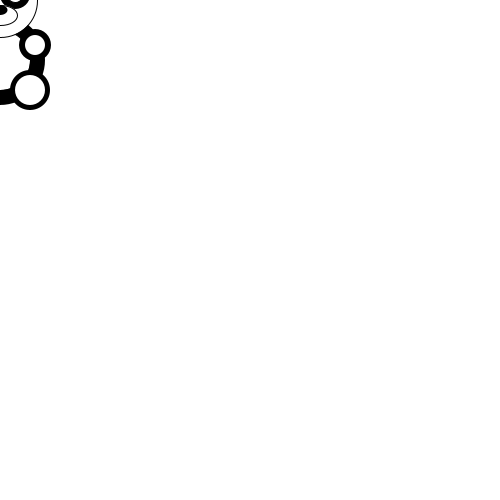
Frame 1 (no input)
Frame 60 (the mouse pressed at the canvas centre just before this capture): identical to frame 1, image omitted
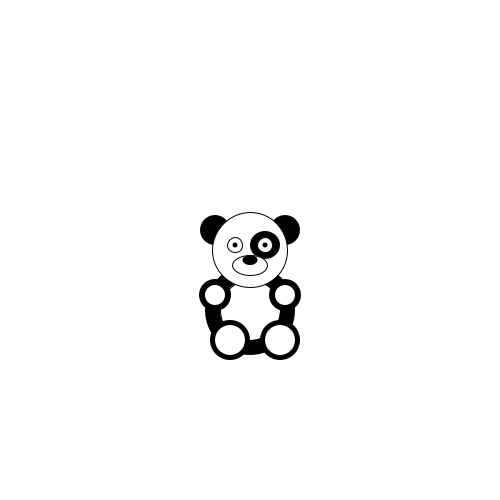
Frame 120 (the mouse held since frame 60 and released just before this capture)

The Processing sketch that drew these frames (run headless with seeded random() and noise(); from frame 60 on, the mouse is pressed at the canvas centre):

// Processing sketch: processing_122853
// ── processing_122853.pde

void setup(){
    size(500,500);
}

void draw() {
    background(255);

    noStroke();
    fill(0);
    ellipseMode(CENTER);
    ellipse(mouseX-35,mouseY-20,30,30);        //left ear*/
    ellipse(mouseX+35,mouseY-20,30,30);      //right ear*/
    ellipse(mouseX,mouseY+60,90,90);      //body*/

    stroke(0);
    fill(255);
    ellipseMode(CENTER);
    ellipse(mouseX,mouseY+60,60,60);      //belly*//
    ellipse(mouseX,mouseY,75,75);       //Head*/
    
    noStroke();
    fill(0);
    ellipseMode(CENTER);
    ellipse(mouseX+30,mouseY+90,40,40);      //right foot*/
    ellipse(mouseX-20,mouseY+90,40,40);       //left foot*/
    ellipse(mouseX-35,mouseY+45,32,32);      //left hand*/
    ellipse(mouseX+35,mouseY+45,32,32);      //right hand*/
    ellipse(mouseX+15,mouseY-5,30,28);      //black spot in face*/
    
    stroke(0);
    fill(255);
    ellipseMode(CENTER);
    ellipse(mouseX+15,mouseY-5,15,15);      //right eye*/
    ellipse(mouseX-15,mouseY-5,15,15);      //left eye*/
    ellipse(mouseX,mouseY+15,35,20);    //white nose*/
    
    noStroke();
    fill(0);
    ellipseMode(CENTER);
    ellipse(mouseX,mouseY+10,15,10);    //nose*/
    ellipse(mouseX+15,mouseY-5,5,5);        //right pupil*/
    ellipse(mouseX-15,mouseY-5,5,5);        //left pupil*/
    
   
    
    noStroke();
    fill(255);
    ellipse(mouseX-35,mouseY+45,20,20);    //left white hand*/
    ellipse(mouseX+35,mouseY+45,20,20);  //right white hand*/
    ellipse(mouseX+30,mouseY+90,30,30);    //right white foot*/
    ellipse(mouseX-20,mouseY+90,30,30);    //left white foot*/
  
}
